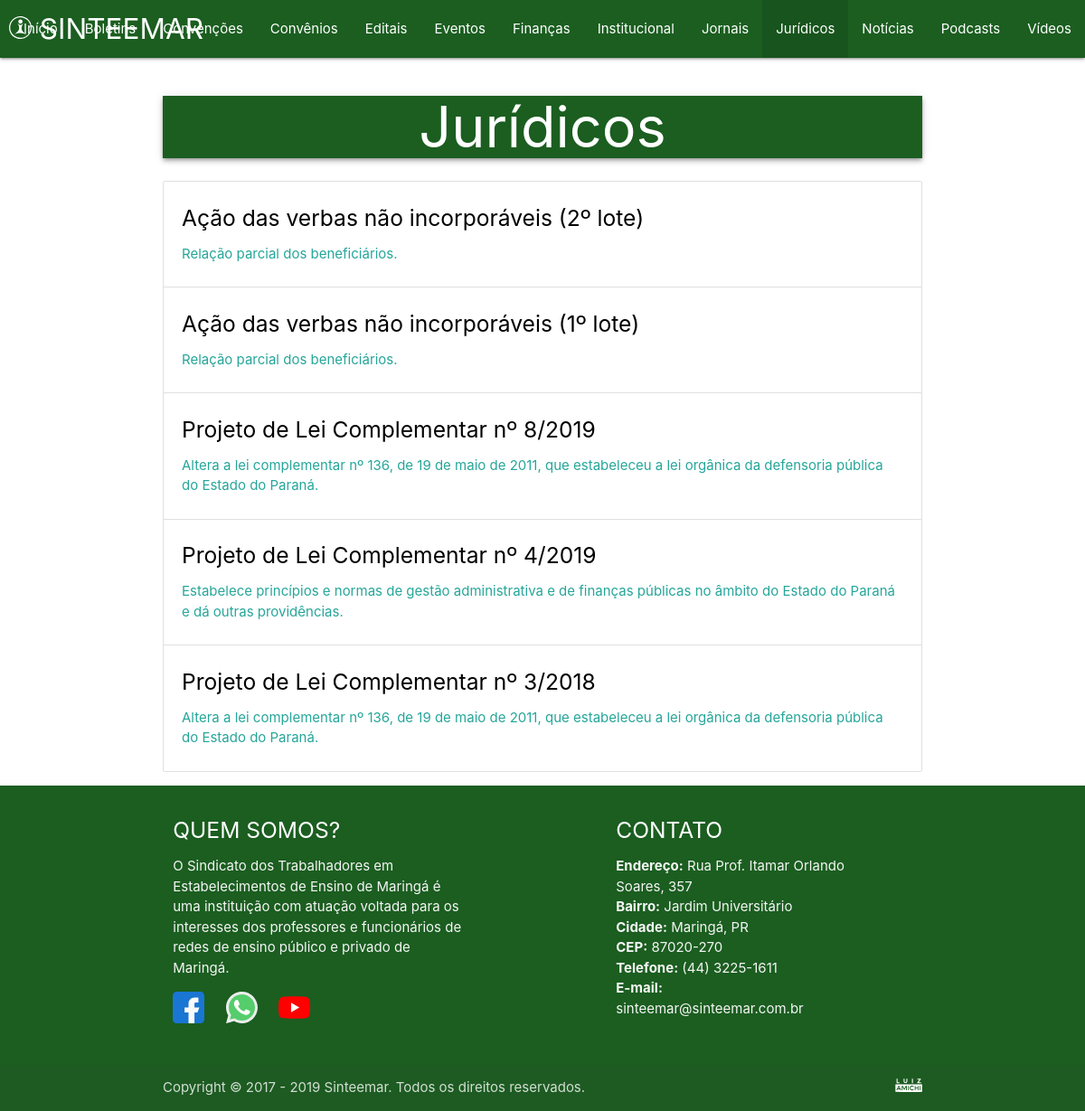
/juridicos.php, run on the app's committed database.
### tables this page shows
CREATE TABLE IF NOT EXISTS `JURIDICOS` (
	`ID` INT NOT NULL AUTO_INCREMENT PRIMARY KEY,
	`TITULO` VARCHAR(128) NOT NULL,
	`TEXTO` TEXT NULL,
	`DOCUMENTO` VARCHAR(64) NOT NULL,
	`TEMPO` TIMESTAMP NOT NULL DEFAULT CURRENT_TIMESTAMP
);

### sgc/dao.php (called while the page is built, shortened)
<?php
	function mysql() {
		$host = 'sinteemar.com.br';
		$user = 'sint';
		$password = 'Senha do banco de dados';
		$schema = 'sint_2019';
		try {
			$connection = new mysqli($host, $user, $password, $schema);
			$connection->set_charset('utf8');
		}
		catch(Exception $e) {
			$connection = null;
		}
		finally {
			return $connection;
		}
	}
	function sql_length($table, $condition=null) {
		$query = 'SELECT COUNT(*) FROM ' . $table . ($condition ? ' WHERE ' . $condition : '') . ';';
		$rows = 0;
		if($sql = mysql()) {
			try {
				$result = $sql->query($query);
				$rows = $result->fetch_assoc()['COUNT(*)'];
			}
			catch(Exception $e) {
				$rows = -1;
			}
			finally {
				mysqli_close($sql);
			}
		}
		return $rows;
	}
	function sql_read($table, $condition=null, $unique=false) {
		$query = 'SELECT @ROW_NUMBER:=@ROW_NUMBER+1 AS ROWNUM, 1 FIX, ' . $table . '.* FROM ' . $table . ', (SELECT @ROW_NUMBER:=0) AS RN ' . ($condition ? ' WHERE ' . $condition : '') . ';';
		$rows = null;
		if($sql = mysql()) {
			try {
				$result = $sql->query($query);
				if($result->num_rows == 0) {
					$rows = array();
				}
				elseif($result->num_rows == 1) {
					$rows = $unique ? $result->fetch_assoc() : array($result->fetch_assoc());
				}
				else {
					$rows = $unique ? $result->fetch_all(MYSQLI_ASSOC)[0] : $result->fetch_all(MYSQLI_ASSOC);
				}
			}
			catch(Exception $e) {
				$rows = null;
			}
			finally {
				mysqli_close($sql);
			}
		}
		return $rows;
	}
?>

### juridicos.php (the view, shortened to what this page needs)
<?php
	require_once('sgc/dao.php');
	$page = max(1, filter_input(INPUT_GET, 'p', FILTER_SANITIZE_NUMBER_INT));
	$title = 'Jurídicos';
	$pages = ceil(sql_length($table='JURIDICOS') / 30);
	$page = min($page, $pages);
	$juridicos = sql_read($table='JURIDICOS', $condition='ID > 0 ORDER BY ID DESC LIMIT ' . ($page - 1) * 30 . ', 30', $unique=false);
	require_once('cabecalho.php');
?>
	<div class="container">
		<div class="col darken-4 green">
			<h1 class="center-align white-text z-depth-2"><?= $title ?></h1>
		</div>
<?php
	if(!empty($juridicos)) {
?>
		<div class="collection">
<?php
		foreach($juridicos as $juridico) {
?>
			<a class="collection-item" href="<?= $website . $juridico['DOCUMENTO'] ?>">
				<h5 class="black-text"><?= $juridico['TITULO'] ?></h5>
				<p><?= nl2br($juridico['TEXTO']) ?: '' ?></p>
			</a>
<?php
		}
?>
		</div>
<?php
	}
	else {
?>
		<h3 class="center-align">Ainda não temos conteúdo disponível :(</h3>
<?php
	}
?>
	</div>
<?php
	require_once('rodape.php');
?>

### data on the page
juridicos: TITULO "Ação das verbas não incorporáveis (2º lote)", TEXTO "Relação parcial dos beneficiários."
juridicos: TITULO "Ação das verbas não incorporáveis (1º lote)", TEXTO "Relação parcial dos beneficiários."
juridicos: TITULO "Projeto de Lei Complementar nº 8/2019", TEXTO "Altera a lei complementar nº 136, de 19 de maio de 2011, que estabeleceu a lei orgânica da defensoria pública do Estado do Paraná."
juridicos: TITULO "Projeto de Lei Complementar nº 4/2019", TEXTO "Estabelece princípios e normas de gestão administrativa e de finanças públicas no âmbito do Estado do Paraná e dá outras providências."
juridicos: TITULO "Projeto de Lei Complementar nº 3/2018", TEXTO "Altera a lei complementar nº 136, de 19 de maio de 2011, que estabeleceu a lei orgânica da defensoria pública do Estado do Paraná."

### other printed values
$title "Jurídicos"
